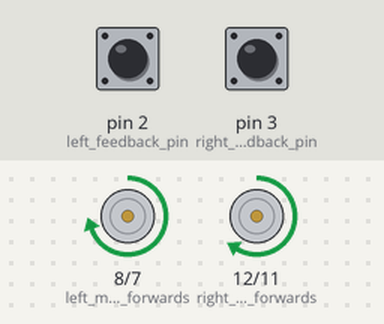
Bench run of a sketch on a simulated Arduino Uno, built with avr-gcc and run on an emulated ATmega328P. Parts: motor-driver pin pairs drawn as motors (green arrow = first pin HIGH = forward, orange = second pin HIGH = backward, longer = more drive, scaled by the enable pin). Inputs (shaded band) come from the test bench; at power-on: pin 2 (left_feedback_pin) HIGH, pin 3 (right_feedback_pin) HIGH. What the sketch prints to the serial monitor is not drawn.

Above: at 0.1 s.
At 10.1 s:
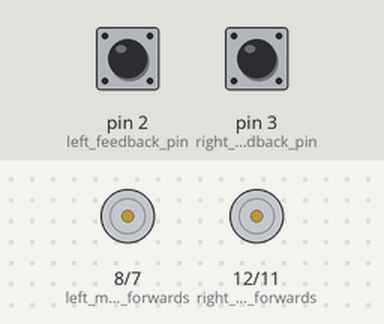
Timing chart, 0 to 11.6 s (numbered marks = the images above):
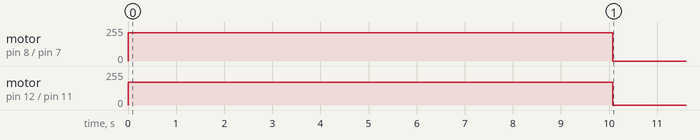

Measured:
- by itself, motor on pin 8 (left_motor_forwards) / pin 7 (left_motor_backwards): stopped → forward 213/255 at 0.00 s, → stopped 10.1 s later
- by itself, motor on pin 12 (right_motor_forwards) / pin 11 (right_motor_backwards): stopped → forward 170/255 at 0.00 s, → stopped 10.1 s later

The sketch:

Story_5_.ino
```cpp
const int left_motor_enable = 9; // lables the interger as the variable name
const int right_motor_enable = 10;
const int left_motor_forwards = 8;
const int right_motor_forwards = 12;
const int left_motor_backwards = 7;   //In2=backwards
const int right_motor_backwards= 11;
const int left_feedback_pin = 2;
const int right_feedback_pin = 3;
volatile unsigned int left_count = 0;
volatile unsigned int right_count = 0;
int speed_left = 213;
int speed_right = 170;
int start_rover_time = 0;
int end_rover_time = 10000;
int current_rover_time;

// the setup function runs once when you press reset or power the board
void setup() {
  // initialize digital pin LED_BUILTIN as an output.
  start_rover_time = millis();
  pinMode(left_motor_enable, OUTPUT);
  pinMode(right_motor_enable, OUTPUT);
  pinMode(left_motor_forwards , OUTPUT);
  pinMode(right_motor_forwards , OUTPUT);
  pinMode(left_motor_backwards, OUTPUT);
  pinMode(right_motor_backwards, OUTPUT);
  pinMode(left_feedback_pin, INPUT_PULLUP);
  attachInterrupt(digitalPinToInterrupt(left_feedback_pin), left_pulse_interrupt, RISING);
  Serial.begin(115200);
  pinMode(right_feedback_pin, INPUT_PULLUP);
  attachInterrupt(digitalPinToInterrupt(right_feedback_pin), right_pulse_interrupt, RISING);
}

// the loop function runs over and over again forever
void loop() //uses the functions created below
{
  forward();
  if (millis() - start_rover_time >= 10000){
    brake();
    Serial.println("brake");
  }
  int differance = right_count - left_count;
  if (differance >= 10){ // if too fast left decresses the left and increases the right
    speed_left = 223;
    speed_right = 160;
    Serial.println("correct left");
    }

   if (differance <= -10){ // if too fast right decresses the right and increases the left
    speed_left = 203;
    speed_right = 180;
    Serial.println("correct right");
   }

   if(differance > -10 or differance < 10) {
    speed_left = 213;
    speed_right = 170;
    Serial.println("speed reset");
   }

  delay(100);
  Serial.println(left_count);
  Serial.println(right_count);
  Serial.println(speed_left);
  Serial.println(speed_right);
  Serial.println(differance);
}


void forward() //Tell the rover to go forward
{
  analogWrite(left_motor_enable, speed_left);
  analogWrite(right_motor_enable, speed_right);
  digitalWrite(left_motor_forwards, HIGH);
  digitalWrite(right_motor_forwards, HIGH);
  digitalWrite(right_motor_backwards, LOW);
  digitalWrite(left_motor_backwards, LOW);
}

void backward() //Tell the rover to go backwards
{
  digitalWrite(left_motor_forwards, LOW);
  digitalWrite(right_motor_forwards, LOW);
  digitalWrite(right_motor_backwards, HIGH);
  digitalWrite(left_motor_backwards, HIGH);
  analogWrite(left_motor_enable,speed_left);
  analogWrite(right_motor_enable,speed_right);
}

void brake()
{
  digitalWrite(left_motor_enable, LOW);
  digitalWrite(right_motor_enable, LOW);
  digitalWrite(left_motor_forwards, LOW);
  digitalWrite(right_motor_forwards, LOW);
  digitalWrite(right_motor_backwards, LOW);
  digitalWrite(left_motor_backwards, LOW);
}

void rover_time()
{
 forward();
 delay(10000);
 brake();
 delay(10000);
 // need to calculate the time passing after it reached ten seconds end
}


void left_pulse_interrupt()
{
  left_count++;
}

void right_pulse_interrupt()
{
  right_count++;
}
```
